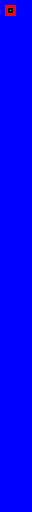
Frame 1 (no input)
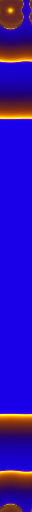
Frame 60 (the mouse pressed at the canvas centre just before this capture)
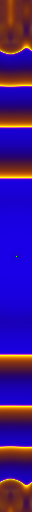
Frame 120 (the mouse held since frame 60 and released just before this capture)

The Processing sketch that drew these frames (run headless with seeded random() and noise(); from frame 60 on, the mouse is pressed at the canvas centre):

// Processing sketch: reaction_diffusion
// ── reaction_diffusion.pde
float[][][] world;
float[][][] world2;
float[][][] tmp;
int speed = 6;
void setup(){
  size(32,512);
  background(0);
  world = new float[3][][];
  world2 = new float[world.length][][];
  tmp = new float[3][][];
  for (int d = 0; d < world.length ; d++){
    world[d] = new float[width][];
    world2[d] = new float[world[d].length][];
    tmp[d] = new float[world[d].length][];
    for (int x = 0; x < world[d].length; x++){
      world[d][x] = new float[height];
      world2[d][x] = new float[world[d][x].length];
      tmp[d][x] = new float[world[d][x].length];
      for (int y = 0; y < world[d][x].length;y++){
        world[d][x][y] = (d==0)?255:0;
        world2[d][x][y] = 0;
      }
    }
  }
  for (int x = 5; x < 16; x++){
    for (int y = 5; y < 16; y++){
      world[0][x][y] = 0;
      world[2][x][y] = 8;
    }
  }
  for (int x = 8; x < 13; x++){
    for (int y = 8; y < 13; y++){
      world[0][x][y] = 0;
      world[2][x][y] = 0;
    }
  }
  world[1][10][10] = 17600;
  //world[1][60][70] = 256;
  //world[2][60][70] = 4;
  
}

float[][] lkern = {{1./16,3./16,1./16},
                   {3./16, -1  ,3./16},
                   {1./16,3./16,1./16}};
float[][] tkern = {{1,2,3,2,1},
                   {2,3,4,3,2},
                   {3,4,5,4,3},
                   {2,3,4,3,2},
                   {1,2,3,2,1}};

float[][] convolve(float[][] in, float[][] kern,float[][] dest,int ox, int oy){
  for (int x = 0; x < in.length; x++){
    for (int y = 0; y < in[x].length;y++){
      float tot = 0;
      for (int i = 0; i < kern.length; i++){
        for (int j = 0; j < kern[i].length; j++){
          tot += kern[i][j]*in[(x+i+ox+in.length)%in.length][(y+j+oy+in[x].length)%in[x].length];
        }
      }
      dest[x][y] = tot;
    }
  }
  return dest;
}

float[][] fma(float[][] a, float[][] b,float[][] dest, float[][] m,float s){
  for (int x = 0; x < a.length; x++){
    for (int y = 0; y < a[x].length;y++){
      dest[x][y] = a[x][y]+b[x][y]*m[x][y]*s;
    }
  }
  return dest;
}
float[][] fma(float[][] a, float[][] b,float[][] dest,float s){
  for (int x = 0; x < a.length; x++){
    for (int y = 0; y < a[x].length;y++){
      dest[x][y] = a[x][y]+b[x][y]*s;
    }
  }
  return dest;
}

float[][] mul(float[][] a,float[][] b, float[][] dest, float m){
  for (int x = 0; x < a.length; x++){
    for (int y = 0; y < a[x].length;y++){
      dest[x][y] = a[x][y]*b[x][y]*m;
    }
  }
  return dest;
}

float[][] fma(float[][] a, float[][] b,float[][] dest, float[][] m,float s,float o){
  for (int x = 0; x < a.length; x++){
    for (int y = 0; y < a[x].length;y++){
      dest[x][y] = a[x][y]+b[x][y]*(m[x][y]*s+o);
    }
  }
  return dest;
}

float tanhey(float t){
  float s = t>0?1:-1;
  return s-1/(t+s);
}

void draw(){
  loadPixels();
  int i = 0;
  for (int y = 0; y < world[0][0].length;y++){
    for (int x = 0; x < world[0].length; x++){
    
     pixels[i] = color(min(255,(int)(world[2][x][y]*256)),min(255,(int)world[1][x][y]),min(255,(int)world[0][x][y]));
     i++;
    }
  }
  updatePixels();
  for (int sf = 0; sf < speed; sf++){
  fma(world[2],convolve(world[2],lkern,tmp[0],-1,-1),world[2],.8); //temperature
  //fma(world[0],convolve(world[0],lkern,tmp[0],-1,-1),world[0],.1);
  convolve(world[2],tkern,tmp[2],-2,-2);
  fma(world[1],convolve(mul(world[1],tmp[2],tmp[1],1./256),lkern,tmp[0],-1,-1),world[1],.8);
  fma(world[0],convolve(mul(world[0],tmp[2],tmp[1],1./256),lkern,tmp[0],-1,-1),world[0],.4);
   for (int x = 0; x < world[0].length; x++){
    for (int y = 0; y < world[0][x].length;y++){
      float tmpf = world[0][x][y]*tanhey(9.8*world[2][x][y]*world[1][x][y]*world[1][x][y]/256/256);
      world[0][x][y] -= tmpf + .02*world[0][x][y]*world[2][x][y];
      world[1][x][y] += tmpf*2;
      float t2 = .1;//(tanhey(tmp-2)/2+1);
      world[2][x][y] = (world[2][x][y]-t2)*.9+t2+2*tmpf/256;
      world[0][x][y] += .02*(256 - world[0][x][y]);//*abs((1 - world[0][x][y]/256));
      world[1][x][y] -= .15*(world[1][x][y]);//*world[2][x][y];//*(256 - world[0][x][y])/256;
    }
   }
   if (mousePressed){
     world[1][mouseX][mouseY] = 256;
   }
  }
}

void mousePressed(){
  world[1][mouseX][mouseY] = 256;
}
